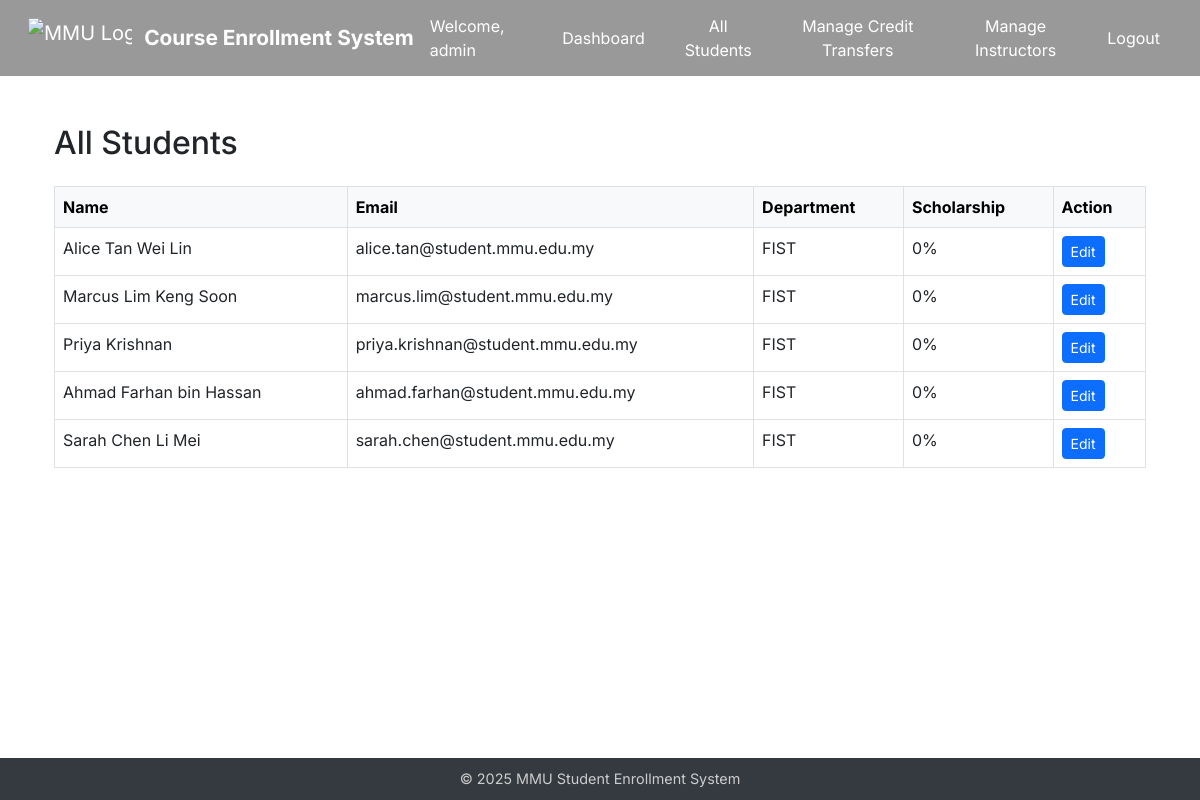
Page /admin/admin/students (signed in) on the earlier database version.
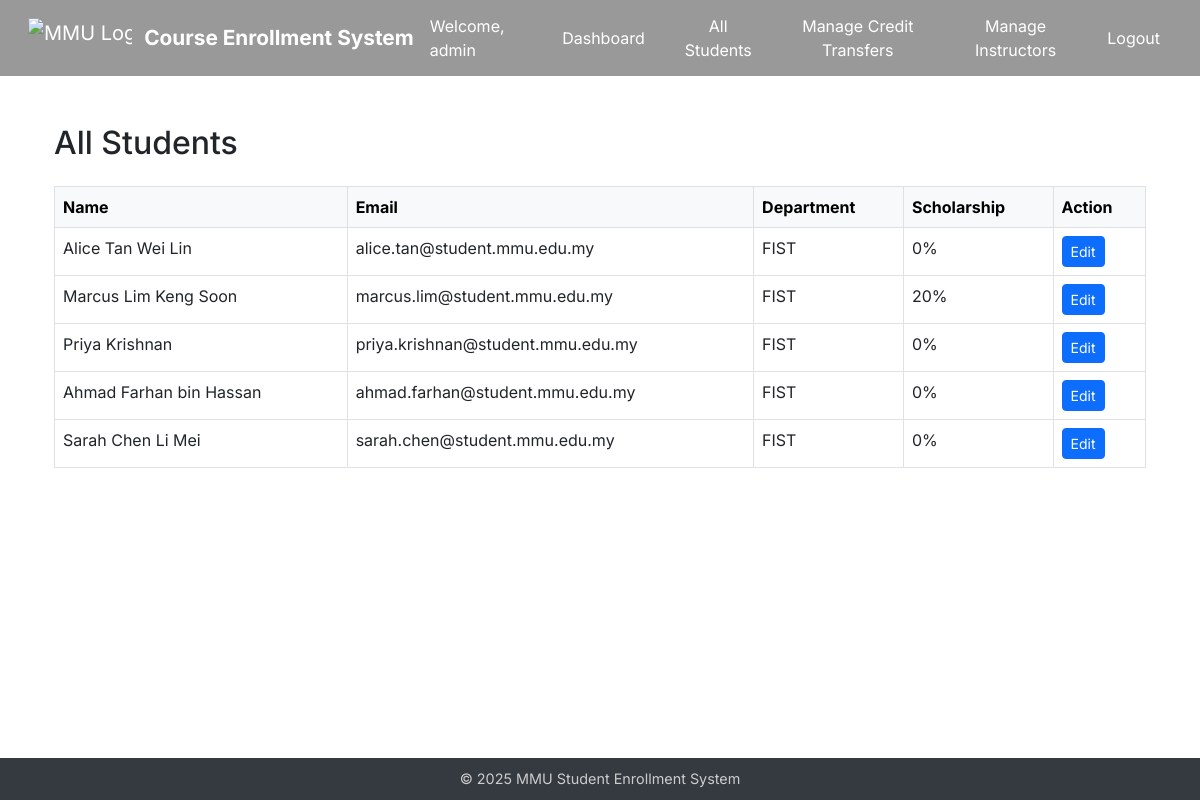
Same page on the later database version.
### app/models.py (models this page shows, shortened)
class Admin(UserMixin, db.Model):
    id = db.Column(db.Integer, primary_key=True)
    username = db.Column(db.String(64), unique=True)
    password_hash = db.Column(db.String(128))
    @property
    def is_admin(self):
        return True

class Student(UserMixin, db.Model):
    id = db.Column(db.Integer, primary_key=True)
    name = db.Column(db.String(64))
    email = db.Column(db.String(120), unique=True)
    department = db.Column(db.String(64))
    password_hash = db.Column(db.String(128))
    scholarship_percentage = db.Column(db.Integer, default=0)
    enrollments = db.relationship('Enrollment', backref='student', lazy=True)

### app/routes/admin.py (the view)
@admin_bp.route("/admin/students")
@login_required
def admin_all_students():
    if not current_user.is_admin:
        abort(403)
    students = Student.query.all()
    return render_template("admin/all_students.html", students=students)

### app/templates/admin/all_students.html
{% extends "base.html" %}
{% block content %}
<div class="container mt-4">
    <h2 class="mb-4">All Students</h2>
    <table class="table table-bordered table-hover">
        <thead class="table-light">
            <tr>
                <th>Name</th>
                <th>Email</th>
                <th>Department</th>
                <th>Scholarship</th>
                <th>Action</th>
            </tr>
        </thead>
        <tbody>
            {% for student in students %}
            <tr>
                <td>{{ student.name }}</td>
                <td>{{ student.email }}</td>
                <td>{{ student.department }}</td>
                <td>{{ student.scholarship_percentage or 0 }}%</td>
                <td>
                    <a href="{{ url_for('admin.admin_edit_student', student_id=student.id) }}" class="btn btn-sm btn-primary">
                        Edit
                    </a>
                </td>
            </tr>
            {% endfor %}
        </tbody>
    </table>
</div>
{% endblock %}

### app/templates/base.html (shortened to what this page needs)
<!DOCTYPE html>
<html lang="en">
<head>
  <link href="https://cdn.jsdelivr.net/npm/bootstrap@5.3.0/dist/css/bootstrap.min.css" rel="stylesheet">
</head>
<body>
<nav id="navbar" class="navbar navbar-expand-lg navbar-dark navbar-transparent fixed-top px-3" style="background-color: rgba(0,0,0,0.4);">
  <div class="container-fluid">
    <a class="navbar-brand d-flex align-items-center" href="{{ url_for('shared.index') }}">
      <img src="{{ url_for('static', filename='image/Multimedia_University_secondary_logo_2020.png') }}" alt="MMU Logo">
      <span>Course Enrollment System</span>
    </a>
    <div class="ms-auto d-flex align-items-center">
            {% if current_user.is_authenticated %}
        <span class="text-white me-3">
          Welcome,
          {% if current_user.is_admin %}
            {{ current_user.username }}
          {% elif current_user.is_student %}
            {{ current_user.name }}
          {% elif current_user.is_instructor %}
            {{ current_user.name }}
          {% endif %}
        </span>
        {% if current_user.is_admin %}
          <a class="btn btn-nav" href="{{ url_for('admin.admin_dashboard') }}">Dashboard</a>
          <a class="btn btn-nav" href="{{ url_for('admin.admin_all_students') }}">All Students</a>
          <a class="btn btn-nav" href="{{ url_for('admin.admin_credit_transfer') }}">Manage Credit Transfers</a>
          <a class="btn btn-nav" href="{{ url_for('admin.admin_instructor_list') }}">Manage Instructors</a>
          <a class="btn btn-nav" href="{{ url_for('admin.admin_logout') }}">Logout</a>
        {% elif current_user.is_student %}
          <a class="btn btn-nav" href="{{ url_for('student.dashboard') }}">Dashboard</a>
          <a class="btn btn-nav" href="{{ url_for('student.profile') }}">My Profile</a>
          <a class="btn btn-nav" href="{{ url_for('student.finance') }}">Finance</a>
          <a class="btn btn-nav" href="{{ url_for('shared.logout') }}">Logout</a>
        {% endif %}
      {% endif %}
    </div>
  </div>
</nav>
<main class="{% if request.endpoint == 'shared.index' %}{% else %}container{% endif %}" style="padding-top: 100px;">
  {% block content %}{% endblock %}
</main>
<footer>
  © 2025 MMU Student Enrollment System
</footer>
</body>
</html>

### app/templates/base.html (style rules this page uses)
body { margin: 0; padding: 0; min-height: 100vh; display: flex; flex-direction: column; font-family: 'Inter', sans-serif; background-color: transparent; }
main { flex: 1; }
footer { background: #343a40; color: #ccc; text-align: center; padding: 10px 0; font-size: 0.9rem; }
.navbar-transparent { background-color: rgba(0, 0, 0, 0.4) !important; backdrop-filter: blur(2px); -webkit-backdrop-filter: blur(2px); box-shadow: none !important; border: none !important; }
.navbar-brand img { height: 40px; margin-right: 12px; }
.navbar-brand span { color: white; font-size: 1.3rem; font-weight: bold; }
.btn-nav { background: transparent; color: white; border: none; font-size: 1rem; margin-left: 1rem; }

Differences in the rows shown:
changed Student "Marcus Lim Keng Soon": scholarship_percentage "0" → "20"
